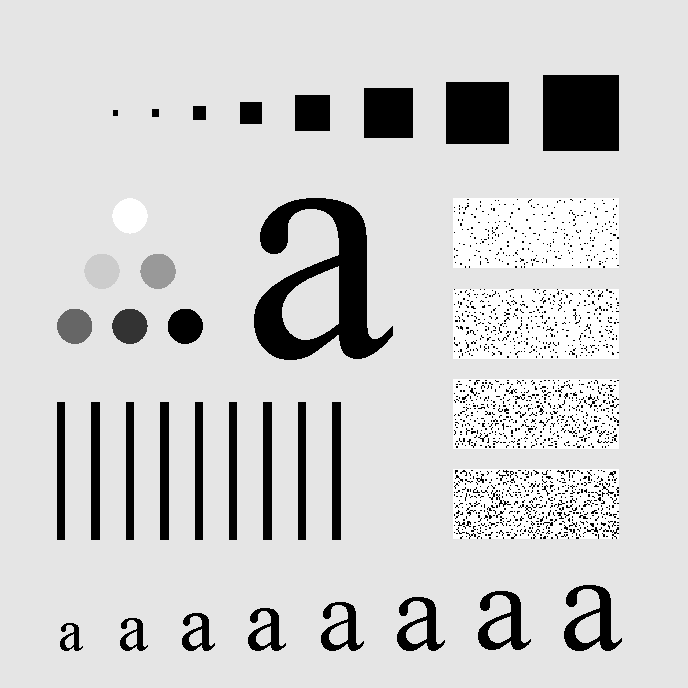
#> input picture Noise_canceling/Data/Characters Test Pattern.tif, 688 x 688 px
$ jupyter execute --allow-errors notebook.ipynb
#> lines starting #> are read from the running program, lines starting #| are printed output that depends on the picture
<h1 align=center style="line-height:200%;font-family:vazir;color:#0099cc">
<font face="vazir" color="#0099cc">
خداحافظی با نویز
</font>
</h1>

<h2 align=right style="line-height:200%;font-family:vazir;color:#0099cc">
<font face="vazir" color="#0099cc">
مقدمه
</font>
</h2>

<p dir=rtl style="direction: rtl;text-align: right;line-height:200%;font-family:vazir;font-size:medium">
<font face="vazir" size=3>
در این تمرین قصد داریم تا با استفاده از فیلترهای میانگین گیری و میانه یک تصویر که حاوی نویز می باشد را هموار کنیم و تا حد امکان نویز آنرا حذف کنیم.
</font>
</p>

[cell 1]
import cv2
import numpy as np
import matplotlib.pyplot as plt

<h2 align=right style="line-height:200%;font-family:vazir;color:#0099cc">
<font face="vazir" color="#0099cc">
بخش اول: فیلتر میانگین و میانه
</font>
</h2>

<p dir=rtl style="direction: rtl;text-align: right;line-height:200%;font-family:vazir;font-size:medium">
<font face="vazir" size=3>
در این بخش قصد داریم تا با استفاده از فیلتر میانگین و میانه هموارسازی را انجام دهیم و تاثیر پارامترهای هر فیلتر را بررسی کنیم.
</font>
</p>

---

<h3 align=right style="line-height:200%;font-family:vazir;color:#0099cc">
<font face="vazir" color="#0099cc">
مرحله اول: وارد کردن عکس
</font>
</h3>

<p dir=rtl style="direction: rtl;text-align: right;line-height:200%;font-family:vazir;font-size:medium">
<font face="vazir" size=3>
ابتدا تصویر زیر را که در پوشه Data قرار دارد به شکل خاکستری وارد کنید.
    <br>
    Characters Test Pattern.tif
</font>
</p>

[cell 2]
img = cv2.imread('Data/Characters Test Pattern.tif', cv2.IMREAD_GRAYSCALE)
#> img is the input picture: shape (688, 688); min 0, max 255, mean 207.3

<h3 align=right style="line-height:200%;font-family:vazir;color:#0099cc">
<font face="vazir" color="#0099cc">
مرحله دوم: نویزی کردن تصویر
</font>
</h3>

<p dir=rtl style="direction: rtl;text-align: right;line-height:200%;font-family:vazir;font-size:medium">
<font face="vazir" size=3>
در سلول زیر یک تابع نوشته شده است. اگر به این تابع یک تصویر را به عنوان ورودی بدهید، این تابع روی تصویر نویزی به نام <b>فلفل نمک</b> اعمال می‌کند.
    <br>
ورودی تابع یک تصویر خاکستری است و پارامتر دوم آن درصد نویز وارد شده به تصویر را نشان می‌دهد.
    <br>
این تابع را بر روی تصویر ورودی اعمال کنید. میزان نویز را 15 درصد در نظر بگیرید.
</font>
</p>

[cell 3]
def add_salt_pepper_noise(image, percent):
#> called with percent = 15
    noisy_image = image.copy()
    noise_amount = (image.shape[0] * image.shape[1]) * (percent / 100)
#> noise_amount = 71001.6

    for k in range(int(noise_amount)):
        index = []
        for x in range(1, 5):
            index.append(np.random.randint(0, image.shape[0]))
        noisy_image[index[0], index[1]], noisy_image[index[2], index[3]] = 0, 255
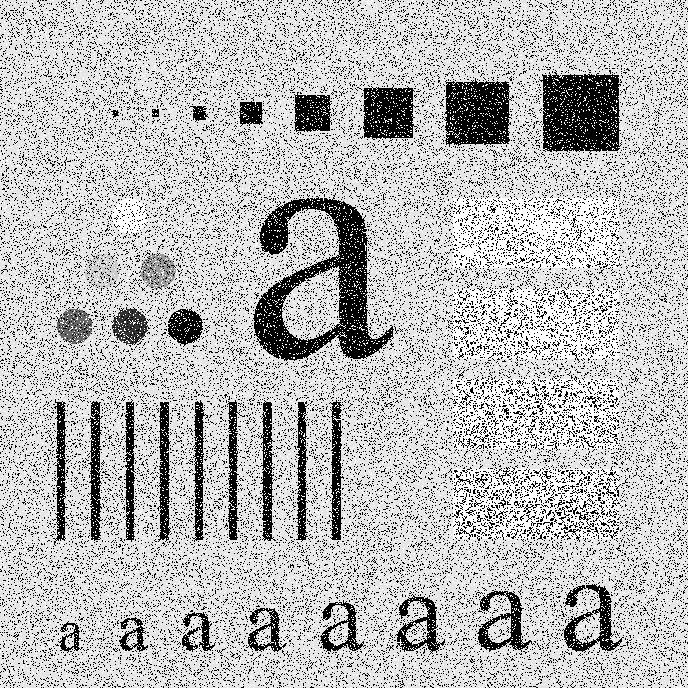
#> noisy_image: shape (688, 688); min 0, max 255, mean 186.6

    return noisy_image

<h3 align=right style="line-height:200%;font-family:vazir;color:#0099cc">
<font face="vazir" color="#0099cc">
مرحله سوم: هموارسازی با استفاده از میانگین‌گیری
</font>
</h3>

<p dir=rtl style="direction: rtl;text-align: right;line-height:200%;font-family:vazir;font-size:medium">
<font face="vazir" size=3>
حال با استفاده از فیلتر میانگین‌گیری با اندازه‌های کرنل داده شده، تصویر را هموارسازی کنید.
</font>
</p>

$${kernel size} = (3, 3) $$
$${kernel size} = (5, 5) $$
$${kernel size} = (7, 7) $$

<p dir=rtl style="direction: rtl;text-align: right;line-height:200%;font-family:vazir;font-size:medium">
خروجی فیلتری که بیشترین PSNR را دارد با نام زیر ذخیره کنید. توجه کنید که حتما تصویر را به شکل RGB ذخیره کنید.
    <br>
    best_avg_characters_test_pattern.tif
</font>
</p>

[cell 4]
img_noisy = add_salt_pepper_noise(img, 15)
img_smooth3 = cv2.blur(img_noisy, (3, 3))
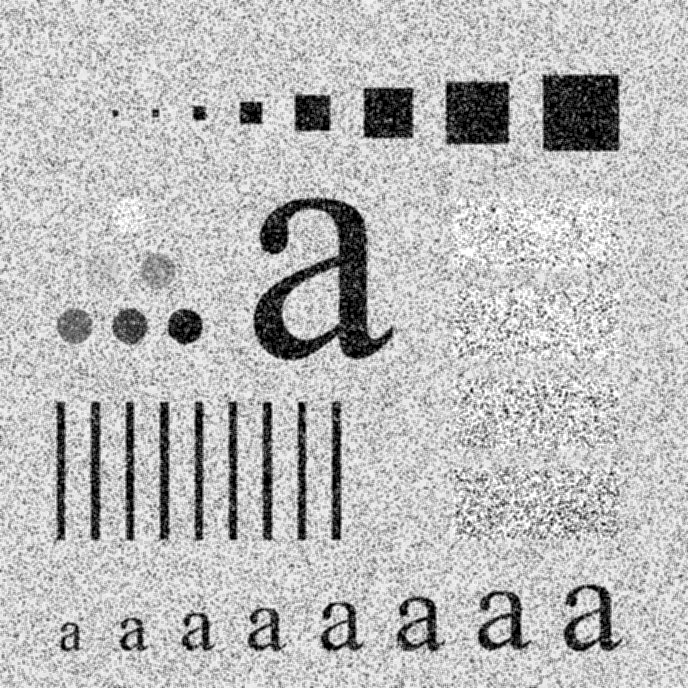
#> img_smooth3: shape (688, 688); min 0, max 255, mean 186.6
img_smooth5 = cv2.blur(img_noisy, (5, 5))
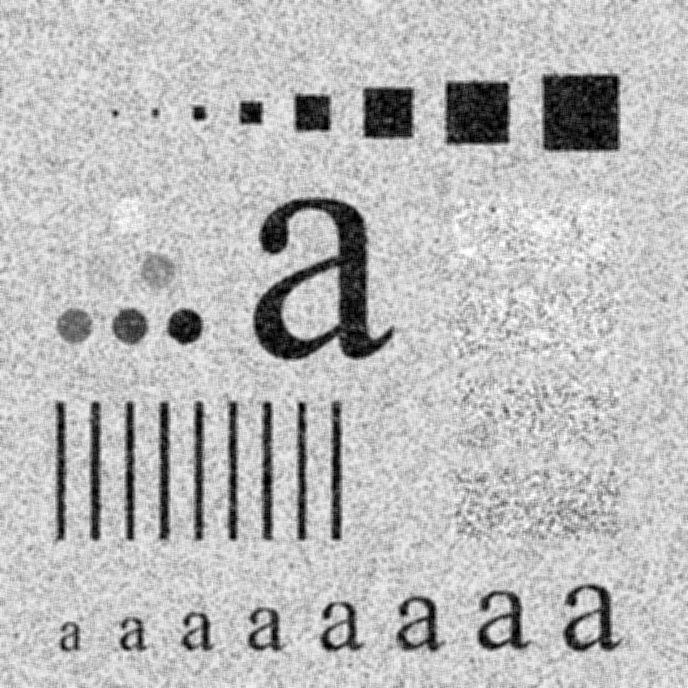
#> img_smooth5: shape (688, 688); min 0, max 255, mean 186.6
img_smooth7 = cv2.blur(img_noisy, (7, 7))
psnr3 = cv2.PSNR(img, img_smooth3)
#> psnr3 = 14.9
psnr5 = cv2.PSNR(img, img_smooth5)
#> psnr5 = 15.28
psnr7 = cv2.PSNR(img, img_smooth7)
#> psnr7 = 15.16
if psnr3 == max(psnr3, psnr5, psnr7):
    img_smooth3 = cv2.cvtColor(img_smooth3, cv2.COLOR_GRAY2RGB)
    cv2.imwrite('best_avg_characters_test_pattern.tif', img_smooth3)
elif psnr5 == max(psnr3, psnr5, psnr7):
    img_smooth5 = cv2.cvtColor(img_smooth5, cv2.COLOR_GRAY2RGB)
#> img_smooth5: shape (688, 688, 3)
    cv2.imwrite('best_avg_characters_test_pattern.tif', img_smooth5)
else:
    img_smooth7 = cv2.cvtColor(img_smooth7, cv2.COLOR_GRAY2RGB)
    cv2.imwrite('best_avg_characters_test_pattern.tif', img_smooth7)

<h3 align=right style="line-height:200%;font-family:vazir;color:#0099cc">
<font face="vazir" color="#0099cc">
مرحله چهارم: هموارسازی با استفاده از فیلتر میانه
</font>
</h3>

<p dir=rtl style="direction: rtl;text-align: right;line-height:200%;font-family:vazir;font-size:medium">
<font face="vazir" size=3>
حال با استفاده از فیلتر میانه به ابعاد زیر هموارسازی را انجام دهید.
</font>
</p>

$${kernel size} = (3, 3) $$
$${kernel size} = (5, 5) $$
$${kernel size} = (7, 7) $$

<p dir=rtl style="direction: rtl;text-align: right;line-height:200%;font-family:vazir;font-size:medium">
تصویر خروجی هر فیلتر را بررسی کنید. به ازای هر تصویر PSNR را نسبت به تصویر اولیه بدون نویز بدست آورید.
    <br>
    تصویری که بیشترین PSNR دارد را با نام فایل زیر ذخیره کنید.
    <br>
    best_median_characters_test_pattern.tif
</font>
</p>

[cell 5]
img_smooth3_median = cv2.medianBlur(img_noisy, 3)
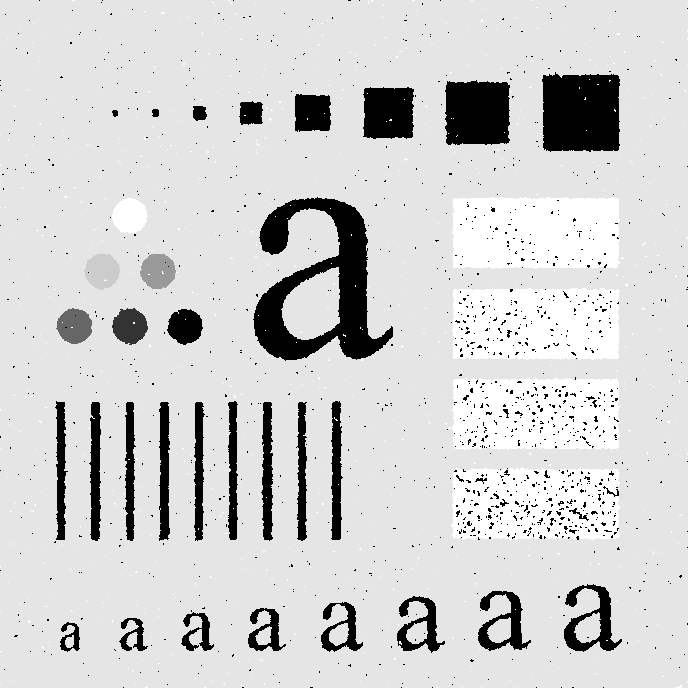
#> img_smooth3_median: shape (688, 688); min 0, max 255, mean 208.6
img_smooth5_median = cv2.medianBlur(img_noisy, 5)
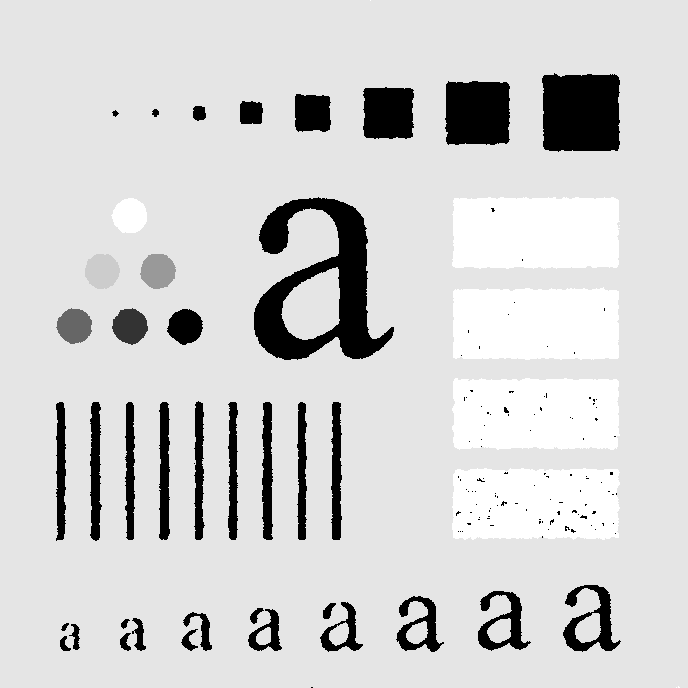
#> img_smooth5_median: shape (688, 688); min 0, max 255, mean 210.3
img_smooth7_median = cv2.medianBlur(img_noisy, 7)
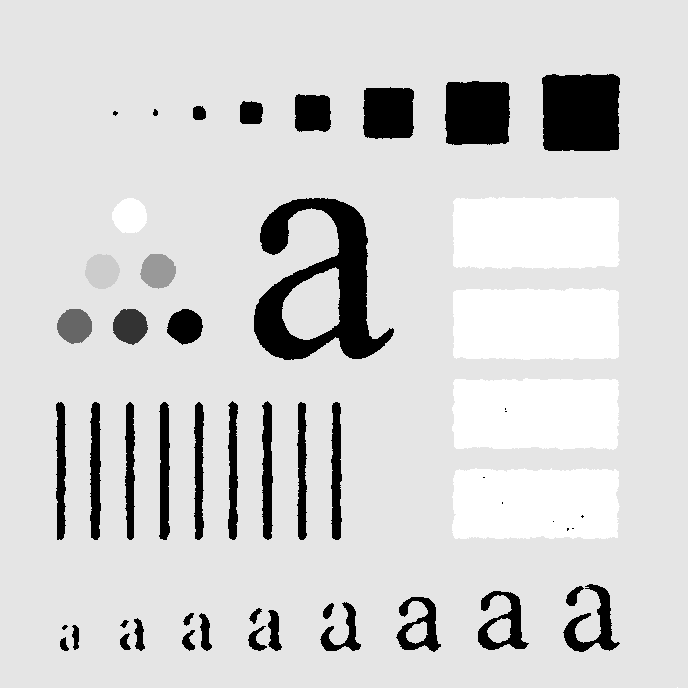
#> img_smooth7_median: shape (688, 688); min 0, max 255, mean 210.7
psnr3 = cv2.PSNR(img, img_smooth3_median)
#> psnr3 = 17.82
psnr5 = cv2.PSNR(img, img_smooth5_median)
#> psnr5 = 18
psnr7 = cv2.PSNR(img, img_smooth7_median)
#> psnr7 = 17.79
if psnr3 == max(psnr3, psnr5, psnr7):
    img_smooth3_median = cv2.cvtColor(img_smooth3_median, cv2.COLOR_GRAY2RGB)
    cv2.imwrite('best_median_characters_test_pattern.tif', img_smooth3_median)
elif psnr5 == max(psnr3, psnr5, psnr7):
    img_smooth5_median = cv2.cvtColor(img_smooth5_median, cv2.COLOR_GRAY2RGB)
#> img_smooth5_median: shape (688, 688, 3)
    cv2.imwrite('best_median_characters_test_pattern.tif', img_smooth5_median)
else:
    img_smooth7_median = cv2.cvtColor(img_smooth7_median, cv2.COLOR_GRAY2RGB)
    cv2.imwrite('best_median_characters_test_pattern.tif', img_smooth7_median)

<h2 align=right style="line-height:200%;font-family:vazir;color:#0099cc">
<font face="vazir" color="#0099cc">
بخش دوم: فیلتر گوسی
</font>
</h2>

<p dir=rtl style="direction: rtl;text-align: right;line-height:200%;font-family:vazir;font-size:medium">
<font face="vazir" size=3>
در این بخش قصد داریم تا یک فیلتر گوسی را با پارامترهای مختلف بررسی کنیم و تاثیر آنها را مشاهده کنیم.
</font>
</p>

---

<h3 align=right style="line-height:200%;font-family:vazir;color:#0099cc">
<font face="vazir" color="#0099cc">
مرحله اول: وارد کردن تصویر
</font>
</h3>

<p dir=rtl style="direction: rtl;text-align: right;line-height:200%;font-family:vazir;font-size:medium">
<font face="vazir" size=3>
ابتدا تصویر زیر را که در پوشه Data قرار دارد به شکل خاکستری وارد کنید.
    <br>
    cameraman.tif
</font>
</p>

[cell 6]
img_for_gaussy = cv2.imread('Data/cameraman.tif', cv2.IMREAD_GRAYSCALE)
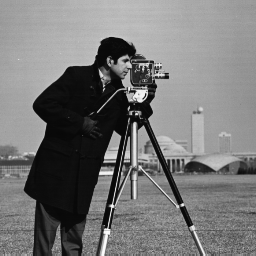
#> input picture Noise_canceling/Data/cameraman.tif, 256 x 256 px
#> img_for_gaussy is the input picture: shape (256, 256); min 7, max 253, mean 118.7

<h3 align=right style="line-height:200%;font-family:vazir;color:#0099cc">
<font face="vazir" color="#0099cc">
مرحله دوم: اعمال نویز گوسی
</font>
</h3>

<p dir=rtl style="direction: rtl;text-align: right;line-height:200%;font-family:vazir;font-size:medium">
<font face="vazir" size=3>
 از در این مرحله قصد داریم تا با استفاده از تابعی که در سلول زیر تعریف شده است، روی تصویر خود نویز گوسی را اعمال کنیم. این تابع تصویر شما به همراه میانگین و انحراف معیار دریافت می‌کند. خروجی این تابع تصویری است که حاوی نویز گوسی است.
    <br>
    تصویر ورودی را به این تابع بدهید. همچنین سایر پارامترهای انرا به شکل زیر مقداردهی کنید.
</font>
</p>

$${mean} = 0 $$
$${\sigma} = 20 $$

[cell 7]
def add_gaussian_noise(img, mean, sigma):
#> called with mean = 0, sigma = 20
    noise = np.random.normal(mean, sigma, img.shape).astype(np.int16)
    noisy_img = img.astype(np.int16) + noise
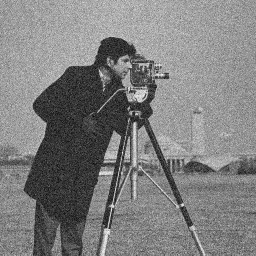
#> noisy_img: shape (256, 256) int16; min -63, max 301, mean 118.6; drawn with min black and max white
    noisy_img = np.clip(noisy_img, 0, 255).astype(np.uint8)
    return noisy_img

<h3 align=right style="line-height:200%;font-family:vazir;color:#0099cc">
<font face="vazir" color="#0099cc">
مرحله سوم: اعمال فیلتر گوسی
</font>
</h3>

<p dir=rtl style="direction: rtl;text-align: right;line-height:200%;font-family:vazir;font-size:medium">
<font face="vazir" size=3>
حال در جهت کاهش نویز و افزایش کیفیت تصویر می‌خواهیم که از فیلتر گوسی جهت هموار سازی استفاده کنیم. این فیلتر دو پارامتر مهم دارد. سایز هسته و انحراف معیار. در این بخش هسته‌ها همگی 3x3 هستند.
    <br>
    اما این فیلتر را به ازای انحراف معیارهای متفاوت بررسی خواهیم کرد. فیلترهایی با انحراف معیار زیر بسازید و روی تصویر نویزی مرحله قبل اعمال کنید.
</font>
</p>

$${\sigma} = 0.5 $$
$${\sigma} = 1.5 $$
$${\sigma} = 3.0 $$
$${\sigma} = 5.0 $$

[cell 8]
img_noisy_gaussy = add_gaussian_noise(img_for_gaussy, 0, 20)
img_smooth_g_0dot5 = cv2.GaussianBlur(img_noisy_gaussy, (3, 3), 0.5)
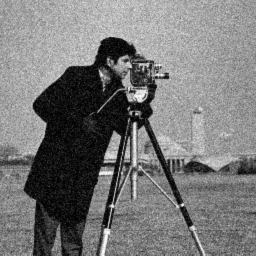
#> img_smooth_g_0dot5: shape (256, 256); min 0, max 254, mean 119.2
img_smooth_g_1dot5 = cv2.GaussianBlur(img_noisy_gaussy, (3, 3), 1.5)
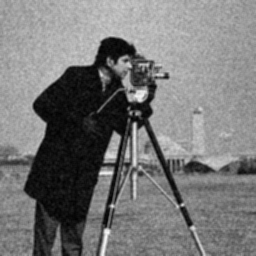
#> img_smooth_g_1dot5: shape (256, 256); min 2, max 247, mean 119.2
img_smooth_g_3 = cv2.GaussianBlur(img_noisy_gaussy, (3, 3), 3)
img_smooth_g_5 = cv2.GaussianBlur(img_noisy_gaussy, (3, 3), 5)

<h3 align=right style="line-height:200%;font-family:vazir;color:#0099cc">
<font face="vazir" color="#0099cc">
مرحله چهارم: ذخیره‌سازی
</font>
</h3>

<p dir=rtl style="direction: rtl;text-align: right;line-height:200%;font-family:vazir;font-size:medium">
<font face="vazir" size=3>
ابتدا به ازای تصاویر خروجی فیلتر گوسی، PSNR هر کدام نسبت به تصویر اولیه بدون نویز را بدست آورید.
    <br>
    سپس تصویری که بیشترین PSNR دارد را ذخیره کنید. دقت کنید که تصویر را بصورت RGB ذخیره کنید.
    <br>
    best_gaussian_cameraman.tif
</font>
</p>

[cell 9]
psnr0dot5 = cv2.PSNR(img_for_gaussy, img_smooth_g_0dot5)
#> psnr0dot5 = 25.8
psnr1dot5 = cv2.PSNR(img_for_gaussy, img_smooth_g_1dot5)
#> psnr1dot5 = 25.4
psnr3 = cv2.PSNR(img_for_gaussy, img_smooth_g_3)
#> psnr3 = 25.08
psnr5 = cv2.PSNR(img_for_gaussy, img_smooth_g_5)
#> psnr5 = 25.01
if psnr0dot5 == max(psnr3, psnr5, psnr1dot5, psnr0dot5):
    img_smooth_g_0dot5 = cv2.cvtColor(img_smooth_g_0dot5, cv2.COLOR_GRAY2RGB)
#> img_smooth_g_0dot5: shape (256, 256, 3)
    cv2.imwrite('best_gaussian_cameraman.tif', img_smooth_g_0dot5)
elif psnr1dot5 == max(psnr3, psnr5, psnr1dot5, psnr0dot5):
    img_smooth_g_1dot5 = cv2.cvtColor(img_smooth_g_1dot5, cv2.COLOR_GRAY2RGB)
    cv2.imwrite('best_gaussian_cameraman.tif', img_smooth_g_1dot5)
elif psnr3 == max(psnr3, psnr5, psnr1dot5, psnr0dot5):

    img_smooth_g_3 = cv2.cvtColor(img_smooth_g_3, cv2.COLOR_GRAY2RGB)
    cv2.imwrite('best_gaussian_cameraman.tif', img_smooth_g_3)
else:
    img_smooth_g_5 = cv2.cvtColor(img_smooth_g_5, cv2.COLOR_GRAY2RGB)
    cv2.imwrite('best_gaussian_cameraman.tif', img_smooth_g_5)

<h3 align=right style="line-height:200%;font-family:vazir;color:#0099cc">
<font face="vazir" color="#0099cc">
مرحله پنجم: سلول جواب‌ساز
</font>
</h3>

<p dir=rtl style="direction: rtl;text-align: right;line-height:200%;font-family:vazir;font-size:medium">
<font face="vazir" size=3>
بدون هیچگونه تغییری، این سلول را اجرا کنید تا فایل پاسخ شما آماده شود.
</font>
</p>

[cell 10]
import zipfile

def compress(file_names):
    print("File Paths:")
    print(file_names)
    # Select the compression mode ZIP_DEFLATED for compression
    # or zipfile.ZIP_STORED to just store the file
    compression = zipfile.ZIP_DEFLATED
    # create the zip file first parameter path/name, second mode
    with zipfile.ZipFile("result.zip", mode="w") as zf:
        for file_name in file_names:
            # Add file to the zip file
            # first parameter file to zip, second filename in zip
            zf.write('./' + file_name, file_name, compress_type=compression)


file_names = ["notebook.ipynb", "best_avg_characters_test_pattern.tif", "best_median_characters_test_pattern.tif", "best_gaussian_cameraman.tif"]
#> (the rest of this cell did not finish here and is left out)
